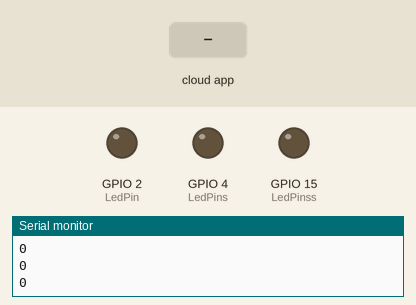
Recording of a sketch running on a simulated ESP8266 (NodeMCU). Parts: output pins drawn as LEDs (lit = HIGH), the last lines printed to the serial monitor. The test bench sets the inputs (shaded band). WiFi joins after 1.5 s; servers stay silent unless stated; the Firebase database answers and starts empty.

Above: at 2.7 s.
2.8 s: the phone or cloud app sets Lamp to 1
At 4.3 s:
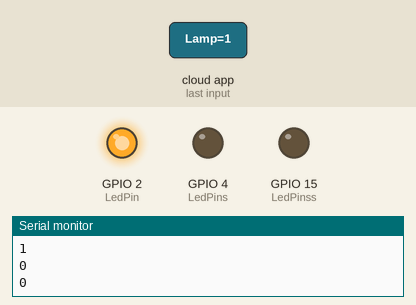
5.1 s: the phone or cloud app sets Lamp1 to 1
At 6.6 s:
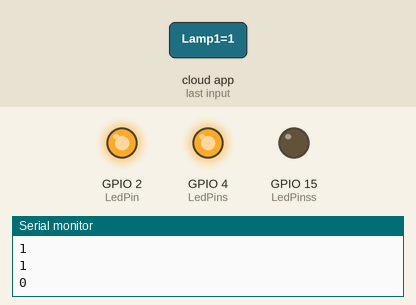
7.3 s: the phone or cloud app sets Lamp2 to 1
At 8.9 s:
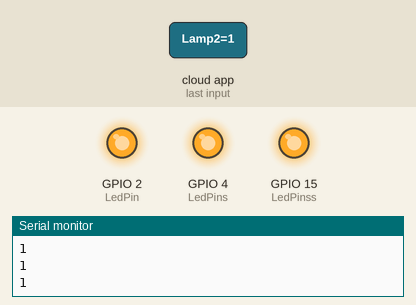
9.4 s: the phone or cloud app sets Lamp to 0
At 10.3 s:
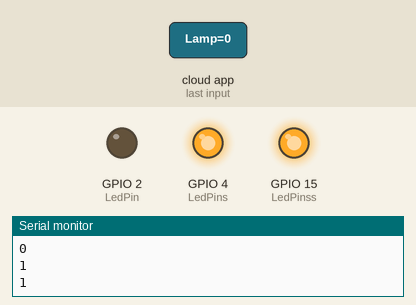
11.1 s: the phone or cloud app sets Lamp1 to 0
At 12.6 s:
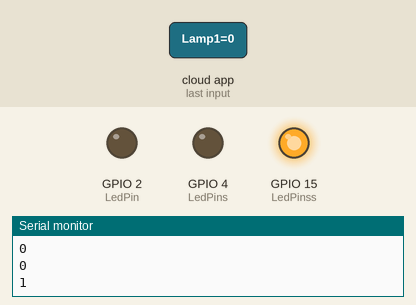
13.3 s: the phone or cloud app sets Lamp to 1
At 14.7 s:
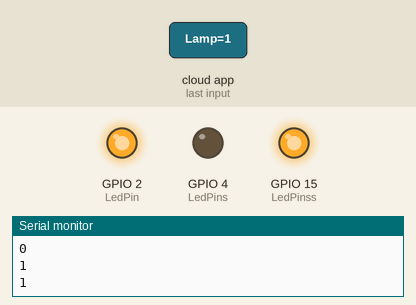
Timing chart, 0 to 16.1 s (numbered marks = the images above; inputs shaded):
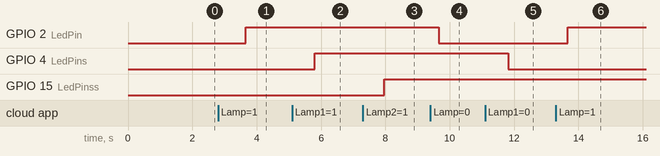

Measured:
- after the input at 2.8 s, GPIO 2 (LedPin): LOW → HIGH after 0.86 s
- after the input at 5.1 s, GPIO 4 (LedPins): LOW → HIGH after 0.71 s
- after the input at 7.3 s, GPIO 15 (LedPinss): LOW → HIGH after 0.66 s
- after the input at 9.4 s, GPIO 2 (LedPin): HIGH → LOW after 0.26 s
- after the input at 11.1 s, GPIO 4 (LedPins): HIGH → LOW after 0.71 s
- after the input at 13.3 s, GPIO 2 (LedPin): LOW → HIGH after 0.37 s

The sketch:

ESP_Firebase.ino
```cpp
/*
Pamir Software IT Solution
Mohammad Azimi

Please First add Firebase_ESP_Client from Sketch -> Include Library -> Manage Librarys
*/

#include <Arduino.h>
#if defined(ESP32)
  #include <WiFi.h>
#elif defined(ESP8266)
  #include <ESP8266WiFi.h>

#endif
#include <Firebase_ESP_Client.h>


// including the pin for aut or in put if you need to use
#define LedPin  2
#define LedPins  4
#define LedPinss  15

//Provide the token generation process info.
#include "addons/TokenHelper.h"
//Provide the RTDB payload printing info and other helper functions.
#include "addons/RTDBHelper.h"

// Insert your network credentials
#define WIFI_SSID "Your WIFI"
#define WIFI_PASSWORD "Your Password WIFI"

// Insert Firebase project API Key
#define API_KEY "AIzaSyCWf2EYQDUoxDSqSPSHLXkJs8r7LgqibF0"

// Insert RTDB URLefine the RTDB URL */
#define DATABASE_URL "https://temp-9b830-default-rtdb.firebaseio.com/"

//Define Firebase Data object
FirebaseData fbdo;

FirebaseAuth auth;
FirebaseConfig config;

unsigned long sendDataPrevMillis = 0;
int intValue;
float floatValue;
bool signupOK = false;

void setup() {

  Serial.begin(115200);
  WiFi.begin(WIFI_SSID, WIFI_PASSWORD);
  Serial.print("Connecting to Wi-Fi");
  while (WiFi.status() != WL_CONNECTED) {
    Serial.print(".");
    delay(300);
    pinMode(LedPin, OUTPUT);
    pinMode(LedPins, OUTPUT);
     pinMode(LedPinss, OUTPUT);
  }
  Serial.println();
  Serial.print("Connected with IP: ");
  Serial.println(WiFi.localIP());
  Serial.println();

  /* Assign the api key (required) */
  config.api_key = API_KEY;

  /* Assign the RTDB URL (required) */
  config.database_url = DATABASE_URL;

  /* Sign up */
  if (Firebase.signUp(&config, &auth, "", "")) {
    Serial.println("ok");
    signupOK = true;
  }
  else {
    Serial.printf("%s\n", config.signer.signupError.message.c_str());
  }

  /* Assign the callback function for the long running token generation task */
  config.token_status_callback = tokenStatusCallback; //see addons/TokenHelper.h

  Firebase.begin(&config, &auth);
  Firebase.reconnectWiFi(true);
}

void loop() {

  if (Firebase.ready() && signupOK && (millis() - sendDataPrevMillis > 1000 || sendDataPrevMillis == 0)) {
    sendDataPrevMillis = millis();
    // your path on database
       if (Firebase.RTDB.getInt(&fbdo, "/LivingRoom/Lamp")) {
      if (fbdo.dataType() == "int") {
        intValue = fbdo.intData();
        Serial.println(intValue);
          if(intValue == 1){
          digitalWrite(LedPin, HIGH);
        }
         if(intValue == 0){
          digitalWrite(LedPin, LOW);
        }

      }
    }
    else {
      Serial.println(fbdo.errorReason());
    }


       if (Firebase.RTDB.getInt(&fbdo, "/LivingRoom/Lamp1")) {
      if (fbdo.dataType() == "int") {
        intValue = fbdo.intData();
        Serial.println(intValue);
          if(intValue == 1){
          digitalWrite(LedPins, HIGH);
        }
         if(intValue == 0){
          digitalWrite(LedPins, LOW);
        }

      }
    }
    else {
      Serial.println(fbdo.errorReason());
    }


       if (Firebase.RTDB.getInt(&fbdo, "/LivingRoom/Lamp2")) {
      if (fbdo.dataType() == "int") {
        intValue = fbdo.intData();
        Serial.println(intValue);
          if(intValue == 1){
          digitalWrite(LedPinss, HIGH);
        }
         if(intValue == 0){
          digitalWrite(LedPinss, LOW);
        }

      }
    }
    else {
      Serial.println(fbdo.errorReason());
    }
  }
}
```
